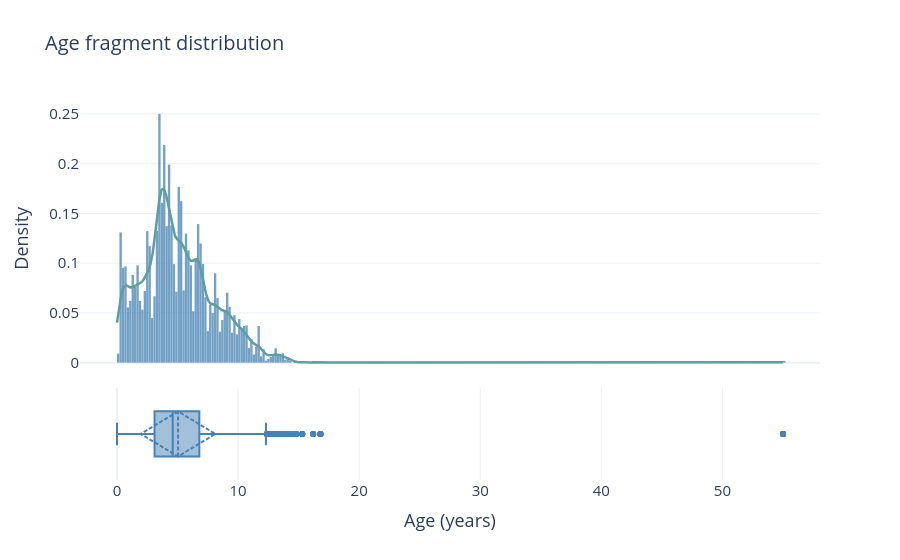

This figure's notebook cell:
### Markdown cell above
#### 3.3.1. Age by fragment

### Code cell
# --- 1. Datos ---
ages = df["age"]

# --- 2. Estimar KDE ---
kde = gaussian_kde(ages)
x_kde = np.linspace(ages.min(), ages.max(), 300)
y_kde = kde(x_kde)

# --- 3. Crear figura: 2 filas, eje X compartido ---
fig = make_subplots(
    rows=2, cols=1,
    shared_xaxes=True,
    row_heights=[0.75, 0.25],   # histograma más grande, boxplot como "resumen" fino
    vertical_spacing=0.03,
)

# --- Histograma (normalizado a densidad para que la escala coincida con la KDE) ---
fig.add_trace(
    go.Histogram(
        x=ages,
        histnorm="probability density",
        name="Duration",
        marker_color="steelblue",
        opacity=0.75,
        showlegend=False,
    ),
    row=1, col=1
)

# --- KDE ---
fig.add_trace(
    go.Scatter(
        x=x_kde,
        y=y_kde,
        mode="lines",
        name="KDE",
        line=dict(color="cadetblue", width=2.5),
        showlegend=False,
    ),
    row=1, col=1
)

# --- Boxplot horizontal ---
fig.add_trace(
    go.Box(
        x=ages,
        name="Duration",
        marker_color="steelblue",
        line_color="steelblue",
        boxpoints="outliers",   # muestra outliers como puntos
        showlegend=False,
        boxmean="sd"
    ),
    row=2, col=1
)

# --- 4. Layout ---
fig.update_layout(
    template="plotly_white",
    title_text="Age fragment distribution",
    font=dict(size=15),
    title_font=dict(size=20),
    bargap=0.02,
)
fig.update_yaxes(title_text="Density", row=1, col=1)
fig.update_yaxes(showticklabels=False, row=2, col=1)
fig.update_xaxes(title_text="Age (years)", row=2, col=1)

fig.show()
fig.write_image("assets/age_fragment_distribution.png", scale=5)

### Figure 1 — Plotly figure (JSON) as saved in the notebook; plotly's stock layout.template omitted (floating-point values rounded to 4 significant figures; data arrays with more than 128 entries replaced by an {"elided": "..."} marker saying what was removed)
{"data": [{"histnorm": "probability density", "marker": {"color": "steelblue"}, "name": "Duration", "opacity": 0.75, "showlegend": false, "type": "histogram", "x": {"elided": "24578 float values"}, "xaxis": "x", "yaxis": "y"}, {"line": {"color": "cadetblue", "width": 2.5}, "mode": "lines", "name": "KDE", "showlegend": false, "type": "scatter", "x": {"elided": "300 float values"}, "xaxis": "x", "y": {"elided": "300 float values"}, "yaxis": "y"}, {"boxmean": "sd", "boxpoints": "outliers", "line": {"color": "steelblue"}, "marker": {"color": "steelblue"}, "name": "Duration", "showlegend": false, "type": "box", "x": {"elided": "24578 float values"}, "xaxis": "x2", "yaxis": "y2"}], "layout": {"bargap": 0.02, "font": {"size": 15}, "title": {"font": {"size": 20}, "text": "Age fragment distribution"}, "xaxis": {"anchor": "y", "domain": [0, 1], "matches": "x2", "showticklabels": false}, "xaxis2": {"anchor": "y2", "domain": [0, 1], "title": {"text": "Age (years)"}}, "yaxis": {"anchor": "x", "domain": [0.2725, 1], "title": {"text": "Density"}}, "yaxis2": {"anchor": "x2", "domain": [0, 0.2425], "showticklabels": false}}}
